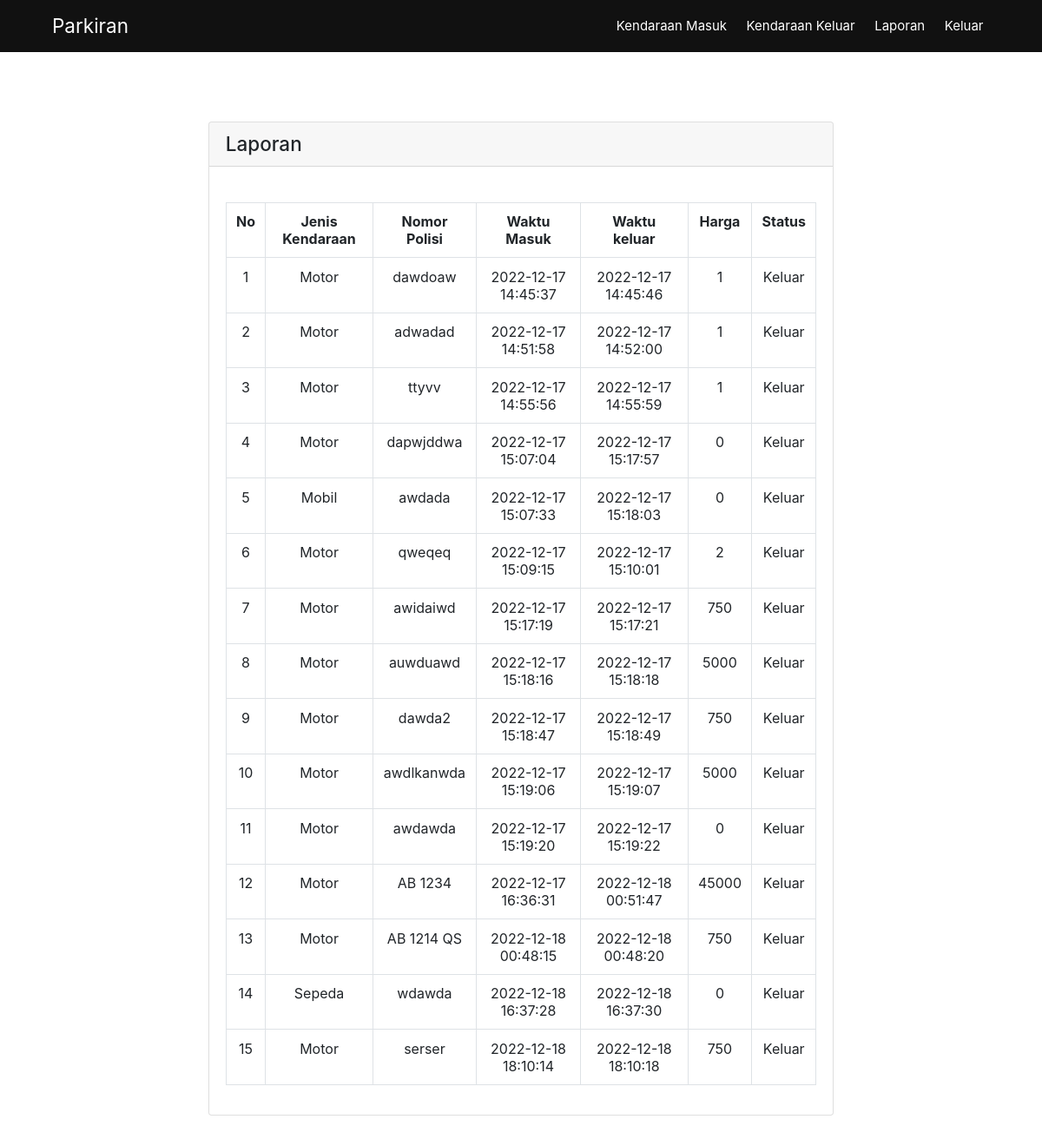
The app's page /laporan.php with its own data.
### tables this page shows
CREATE TABLE `kendaraan` (
  `kendaraan_id` int(10) NOT NULL,
  `jenis_id` int(10) NOT NULL,
  `nomor_polisi` varchar(250) NOT NULL,
  `waktu_masuk` datetime NOT NULL,
  `waktu_keluar` datetime NOT NULL,
  `harga` int(10) NOT NULL,
  `keterangan` enum('Masuk','Keluar') NOT NULL,
  `stat` varchar(225) NOT NULL
);

CREATE TABLE `jeniskendaraan` (
  `jenis_id` int(10) NOT NULL,
  `jeniskendaraan` varchar(150) NOT NULL,
  `status` enum('on','off') NOT NULL,
  `bayar` int(10) NOT NULL
);

### function/function.php (called while the page is built)
<?php
include_once 'koneksi.php';
function query($query){
	global $koneksi;
	$result= mysqli_query($koneksi, $query);
	$rows=[];
	while ($row = mysqli_fetch_assoc($result)) {
		$rows[]= $row;
	}
	return $rows;
 }
 ?>

### laporan.php (the view, shortened to what this page needs)
<?php
include_once("function/koneksi.php");
include_once 'function/function.php';
$masuk = query("SELECT * FROM `kendaraan` INNER JOIN  jeniskendaraan ON kendaraan.jenis_id = jeniskendaraan.jenis_id WHERE keterangan = 'Keluar' ORDER BY keterangan DESC");
?>
<?php include_once('navbar2.php') ?>
<div id="pebungkus">
	<div class="card">
		<h4 class="card-header">Laporan</h4><br>
		<div class="card-body">
			<div class="table-responsive">
				<form  method="post" class="table table-bordered" id="dataTable" width="100%" cellspacing="0">
					<table>
						<tr>
							<th>No</th>
							<th>Jenis Kendaraan</th>
							<th>Nomor Polisi</th>
							<th>Waktu Masuk</th>
							<th>Waktu keluar</th>
							<th>Harga</th>
							<th>Status</th>
						</tr>
						<?php $i =1; ?>
						<?php foreach ($masuk as $msk): ?>
						<tr>
							<td><?php echo $i ?></td>
							<td><?php echo $msk["jeniskendaraan"] ?></td>
							<td><?php echo $msk["nomor_polisi"] ?></td>
							<td><?php echo $msk["waktu_masuk"] ?></td>
							<td><?php echo $msk["waktu_keluar"] ?></td>
							<td><?php echo $msk["harga"] ?></td>
							<td><?php echo $msk["keterangan"] ?></td>
						</tr>
						<?php $i++; ?>
						<?php endforeach ?>
					</table>
				</form>
			</div>
		</div>
	</div>
</div>

### navbar2.php (shortened to what this page needs)
    <link href="<?=BASE_URL.'vendor/bootstrap/css/bootstrap.min.css'?>" rel="stylesheet" id="bootstrap-css">
    <link rel="stylesheet" href="<?=BASE_URL.'css/style.css'?>">
<nav class="nav">
        <div class="container">
            <div class="logo">
                <a href="masuk.php">Parkiran</a>
            </div>
            <div id="mainListDiv" class="main_list">
                <ul class="navlinks">
                    <li><a href="masuk.php">Kendaraan Masuk</a></li>
                    <li><a href="keluar.php">Kendaraan Keluar</a></li>
                    <li><a href="laporan.php">Laporan</a></li>
                    <li><a href="out.php">Keluar</a></li>
                </ul>
            </div>
        </div>
    </nav>
    <section class="home">
    </section>

### css/style.css (style rules this page uses)
#pebungkus { margin: 5% 20%; }
table { text-align: center; margin: 0 auto; border-spacing: 2px; }

### navbar2.php (style rules this page uses)
.nav { width: 100%; height: 60px; position: fixed; line-height: 50px; text-align: center; }
.nav div.logo { float: left; width: auto; height: auto; padding-left: 1rem; }
.nav div.logo a { text-decoration: none; color: #fff; font-size: 1.5rem; }
.nav div.main_list { height: 65px; float: right; }
.nav div.main_list ul { width: 100%; height: 65px; display: flex; list-style: none; margin: 0; padding: 0; }
.nav div.main_list ul li { width: auto; height: 10px; padding: 0; padding-right: 1.5rem; }
.nav div.main_list ul li a { text-decoration: none; color: #fff; line-height: 0px; font-size: 15px; }
.home { width: 100%; height: 10vh; }
.nav { padding-top: 5px; padding-bottom: 5px; -webkit-transition: all 0.4s ease; transition: all 0.4s ease; background-color: #111; }

### records on screen
kendaraan: jenis.jeniskendaraan "Motor", nomor_polisi "dawdoaw", waktu_masuk "2022-12-17 14:45:37", waktu_keluar "2022-12-17 14:45:46", harga "1", keterangan "Keluar"
kendaraan: jenis.jeniskendaraan "Motor", nomor_polisi "adwadad", waktu_masuk "2022-12-17 14:51:58", waktu_keluar "2022-12-17 14:52:00", harga "1", keterangan "Keluar"
kendaraan: jenis.jeniskendaraan "Motor", nomor_polisi "ttyvv", waktu_masuk "2022-12-17 14:55:56", waktu_keluar "2022-12-17 14:55:59", harga "1", keterangan "Keluar"
kendaraan: jenis.jeniskendaraan "Motor", nomor_polisi "dapwjddwa", waktu_masuk "2022-12-17 15:07:04", waktu_keluar "2022-12-17 15:17:57", harga "0", keterangan "Keluar"
kendaraan: jenis.jeniskendaraan "Mobil", nomor_polisi "awdada", waktu_masuk "2022-12-17 15:07:33", waktu_keluar "2022-12-17 15:18:03", harga "0", keterangan "Keluar"
kendaraan: jenis.jeniskendaraan "Motor", nomor_polisi "qweqeq", waktu_masuk "2022-12-17 15:09:15", waktu_keluar "2022-12-17 15:10:01", harga "2", keterangan "Keluar"
kendaraan: jenis.jeniskendaraan "Motor", nomor_polisi "awidaiwd", waktu_masuk "2022-12-17 15:17:19", waktu_keluar "2022-12-17 15:17:21", harga "750", keterangan "Keluar"
kendaraan: jenis.jeniskendaraan "Motor", nomor_polisi "auwduawd", waktu_masuk "2022-12-17 15:18:16", waktu_keluar "2022-12-17 15:18:18", harga "5000", keterangan "Keluar"
kendaraan: jenis.jeniskendaraan "Motor", nomor_polisi "dawda2", waktu_masuk "2022-12-17 15:18:47", waktu_keluar "2022-12-17 15:18:49", harga "750", keterangan "Keluar"
kendaraan: jenis.jeniskendaraan "Motor", nomor_polisi "awdlkanwda", waktu_masuk "2022-12-17 15:19:06", waktu_keluar "2022-12-17 15:19:07", harga "5000", keterangan "Keluar"
kendaraan: jenis.jeniskendaraan "Motor", nomor_polisi "awdawda", waktu_masuk "2022-12-17 15:19:20", waktu_keluar "2022-12-17 15:19:22", harga "0", keterangan "Keluar"
kendaraan: jenis.jeniskendaraan "Motor", nomor_polisi "AB 1234", waktu_masuk "2022-12-17 16:36:31", waktu_keluar "2022-12-18 00:51:47", harga "45000", keterangan "Keluar"
kendaraan: jenis.jeniskendaraan "Motor", nomor_polisi "AB 1214 QS", waktu_masuk "2022-12-18 00:48:15", waktu_keluar "2022-12-18 00:48:20", harga "750", keterangan "Keluar"
kendaraan: jenis.jeniskendaraan "Sepeda", nomor_polisi "wdawda", waktu_masuk "2022-12-18 16:37:28", waktu_keluar "2022-12-18 16:37:30", harga "0", keterangan "Keluar"
kendaraan: jenis.jeniskendaraan "Motor", nomor_polisi "serser", waktu_masuk "2022-12-18 18:10:14", waktu_keluar "2022-12-18 18:10:18", harga "750", keterangan "Keluar"
